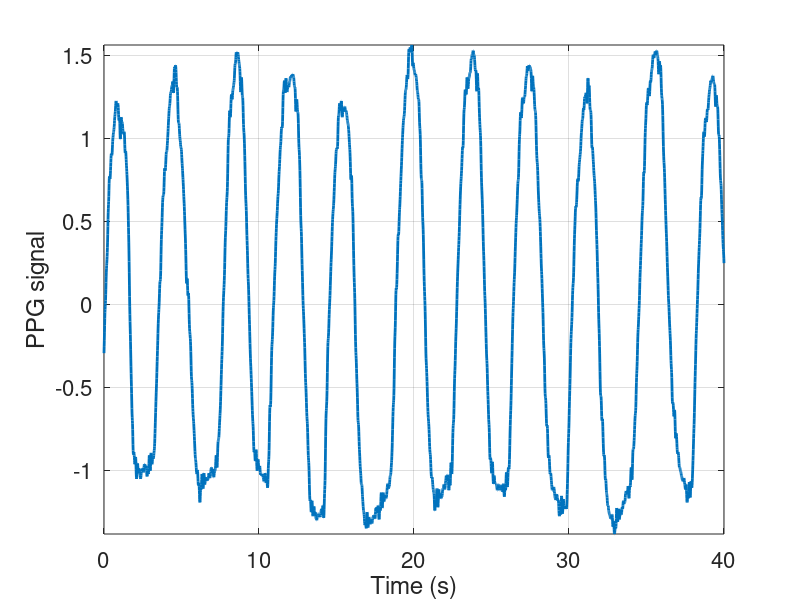

Recreate this plot in MATLAB. (Note: this script raises an error after producing the figure.)
clear all;
close all; clc;
addpath('../../Algorithm/');
addpath(genpath('../../TimeFrequencyScaleRep'));
addpath('../../Signals');

%% load signal
SigTyp = 'THO' ;

switch SigTyp
    case 'THO'
        data = load('THO.mat');
        xtot = data.THO;
        fs = 100 ; % sampling frequency
        
        x = xtot(204e3:208e3);
        mu = mean(x) ;
        s = std(x) ;
        x = (x - mu)/s ;

        extSEC = 2 ; % the extension is of extSEC second
        L = round(extSEC*fs) ;
        xxTRUE = ( xtot((204e3-L):(208e3+L)) - mu ) / s ;

    case 'PPG'
        data = load('PPGsig');

        xtot = data.PPG;
        fs = data.fs; % sampling frequency

        x = xtot(30e3:34e3);
        mu = mean(x) ;
        s = std(x) ;
        x = (x - mu)/s ;
        
        extSEC = 2 ; % the extension is of extSEC second
        L = round(extSEC*fs) ;
        xxTRUE = ( xtot((30e3-L):(34e3+L)) - mu ) / s ;
end

N = length(x);
t = linspace(0, (N-1)/fs, N);

figure;
plot(t,x,'linewidth',2);
set(gca,'fontsize',16);
xlabel('Time (s)'); ylabel('PPG signal'); grid on; axis tight;

%% Influence of M (Fix K) 
HOP = 1 ;
Mh = round( linspace(2,5*L,100) );
extK = 10*L ;

method.name = 'lse' ;
m = 1;
for extM = Mh
    xxLSE = SigExtension(x,fs,HOP,extK,extM,extSEC,method);
%     xxLSEV = SigExtension(x,fs,HOP,extK,extM,extSEC,'lseV');
%     xxDMD = SigExtension(x,fs,HOP,extK,extM,extSEC,'dmd');
    forecastErrLSE_m(m) = sqrt( (1/(2*L)) * sum(abs(xxLSE - xxTRUE).^2) ) ;
%     forecastErrLSEV_m(m) = sqrt( (1/(2*L)) * sum(abs(xxLSEV - xxTRUE).^2) ) ;
%     forecastErrDMD_m(m) = sqrt((1/(2*L)) * sum(abs(xxDMD - xxTRUE).^2) ) ;
    m = m+1 ;
end

figure;
plot( Mh/L,forecastErrLSE_m, 'linewidth',2); % , Mh/L,forecastErrLSEV_m
set(gca,'fontsize',16);
%legend( 'LSE', 'LSE Vector');
xlabel('$M/L$', 'interpreter','latex'); ylabel('MSE'); grid on;

%% Influence of K (Fix M) 

extM = round( 1.5*L );
Kh = round( linspace(1.05,5,100)*extM );

k = 1;
for extK = Kh
    xxLSE = SigExtension(x,fs,HOP,extK,extM,extSEC,method);
%     xxLSEV = SigExtension(x,fs,HOP,extK,extM,extSEC,'lseV');
    %xxDMD = SigExtension(x,fs,HOP,extK,extM,extSEC,'dmd');
    forecastErrLSE_k(k) = sqrt((1/(2*L)) * sum(abs(xxLSE - xxTRUE).^2) ) ;
%     forecastErrLSEV_k(k) = sqrt( (1/(2*L)) * sum(abs(xxLSEV - xxTRUE).^2) ) ;
    %forecastErrDMD_k(k) = sqrt((1/(2*L)) * sum(abs(xxDMD - xxTRUE).^2) ) ;
    k = k+1 ;
end


figure;
plot( Kh/L,forecastErrLSE_k, 'linewidth',2 ); %, Kh/L,forecastErrLSEV_k
set(gca,'fontsize',16);
%legend( 'LSE', 'LSE Vector');
xlabel('$K/L$', 'interpreter','latex'); ylabel('MSE'); grid on;
xlim([0 Kh(end)/L]); ylim([0 max(forecastErrLSE_k)]);
title('Influence of the number of signals K')
%% Influence of additive GWN

extM = round( 1.5*L );
extK = round( 2.5*extM );

sigmah = linspace(0,1,100) ;

n = 1;
for sigma = sigmah
    noise = sigma*randn(N,1) ;
    xn = x + noise;
    
    xxLSE = SigExtension(xn,fs,HOP,extK,extM,extSEC,method);
%     xxLSEV = SigExtension(xn,fs,HOP,extK,extM,extSEC,'lseV');
%     xxDMD = SigExtension(x,fs,HOP,extK,extM,extSEC,'dmd');
    forecastErrLSE_n(n) = sqrt( (1/(2*L)) * sum(abs(xxLSE - xxTRUE).^2) ) ;
%     forecastErrLSEV_n(n) = sqrt((1/(2*L)) * sum(abs(xxLSEV - xxTRUE).^2) ) ;
%     forecastErrDMD_n) = sqrt((1/(2*L)) * sum(abs(xxDMD - xxTRUE).^2) ) ;
    n = n+1 ;
end

figure;
plot( sigmah.^2,forecastErrLSE_n.^2 - sigmah.^2 , 'linewidth',2 ); %, sigmah,sqrt( forecastErrLSEV_n.^2 - sigmah.^2 ),
set(gca,'fontsize',16); grid on;
%legend( 'LSE', 'LSE Vector');
xlabel('$\sigma^2$','interpreter','latex'); ylabel('$MSE - \sigma^2$','interpreter','latex');
